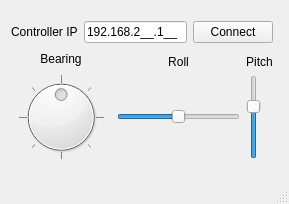
<?xml version="1.0" encoding="UTF-8"?>
<ui version="4.0">
 <class>MainWindow</class>
 <widget class="QMainWindow" name="MainWindow">
  <property name="geometry">
   <rect>
    <x>0</x>
    <y>0</y>
    <width>289</width>
    <height>204</height>
   </rect>
  </property>
  <property name="windowTitle">
   <string>XsensMock</string>
  </property>
  <widget class="QWidget" name="centralWidget">
   <widget class="QWidget" name="layoutWidget">
    <property name="geometry">
     <rect>
      <x>0</x>
      <y>10</y>
      <width>284</width>
      <height>160</height>
     </rect>
    </property>
    <layout class="QVBoxLayout" name="verticalLayout">
     <item>
      <layout class="QHBoxLayout" name="horizontalLayout">
       <item>
        <widget class="QLabel" name="label">
         <property name="text">
          <string>Controller IP</string>
         </property>
        </widget>
       </item>
       <item>
        <widget class="QLineEdit" name="lineEdit">
         <property name="inputMask">
          <string>000.000.000.000;_</string>
         </property>
         <property name="text">
          <string>192.168.2.1</string>
         </property>
         <property name="placeholderText">
          <string>192.168.1.2</string>
         </property>
        </widget>
       </item>
       <item>
        <widget class="QPushButton" name="pushButton">
         <property name="text">
          <string>Connect</string>
         </property>
        </widget>
       </item>
      </layout>
     </item>
     <item>
      <layout class="QGridLayout" name="gridLayout">
       <property name="sizeConstraint">
        <enum>QLayout::SetDefaultConstraint</enum>
       </property>
       <item row="3" column="2">
        <widget class="QSlider" name="pitch">
         <property name="minimum">
          <number>-180</number>
         </property>
         <property name="value">
          <number>0</number>
         </property>
         <property name="orientation">
          <enum>Qt::Vertical</enum>
         </property>
        </widget>
       </item>
       <item row="2" column="2">
        <widget class="QLabel" name="label_4">
         <property name="text">
          <string>Pitch</string>
         </property>
         <property name="alignment">
          <set>Qt::AlignCenter</set>
         </property>
        </widget>
       </item>
       <item row="3" column="0">
        <widget class="QDial" name="heading">
         <property name="maximum">
          <number>359</number>
         </property>
         <property name="value">
          <number>180</number>
         </property>
         <property name="sliderPosition">
          <number>180</number>
         </property>
         <property name="invertedAppearance">
          <bool>false</bool>
         </property>
         <property name="wrapping">
          <bool>true</bool>
         </property>
         <property name="notchTarget">
          <double>45.000000000000000</double>
         </property>
         <property name="notchesVisible">
          <bool>true</bool>
         </property>
        </widget>
       </item>
       <item row="1" column="0" rowspan="2">
        <widget class="QLabel" name="label_2">
         <property name="text">
          <string>Bearing</string>
         </property>
         <property name="alignment">
          <set>Qt::AlignCenter</set>
         </property>
        </widget>
       </item>
       <item row="2" column="1">
        <widget class="QLabel" name="label_3">
         <property name="text">
          <string>Roll</string>
         </property>
         <property name="alignment">
          <set>Qt::AlignCenter</set>
         </property>
        </widget>
       </item>
       <item row="3" column="1">
        <widget class="QSlider" name="roll">
         <property name="minimum">
          <number>-180</number>
         </property>
         <property name="maximum">
          <number>180</number>
         </property>
         <property name="value">
          <number>0</number>
         </property>
         <property name="orientation">
          <enum>Qt::Horizontal</enum>
         </property>
        </widget>
       </item>
      </layout>
     </item>
    </layout>
   </widget>
  </widget>
  <widget class="QStatusBar" name="statusBar"/>
 </widget>
 <layoutdefault spacing="6" margin="11"/>
 <resources/>
 <connections>
  <connection>
   <sender>pushButton</sender>
   <signal>released()</signal>
   <receiver>MainWindow</receiver>
   <slot>handleButton()</slot>
   <hints>
    <hint type="sourcelabel">
     <x>230</x>
     <y>32</y>
    </hint>
    <hint type="destinationlabel">
     <x>211</x>
     <y>174</y>
    </hint>
   </hints>
  </connection>
 </connections>
 <slots>
  <slot>handleButton()</slot>
 </slots>
</ui>
